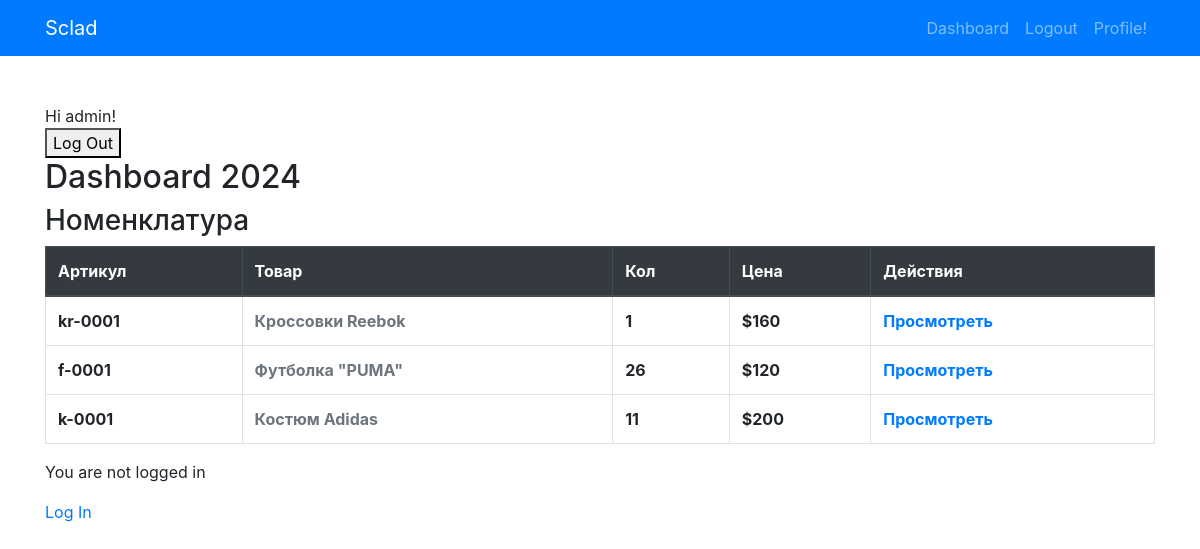
The page /sclad/ (signed in) on the database as committed earlier.
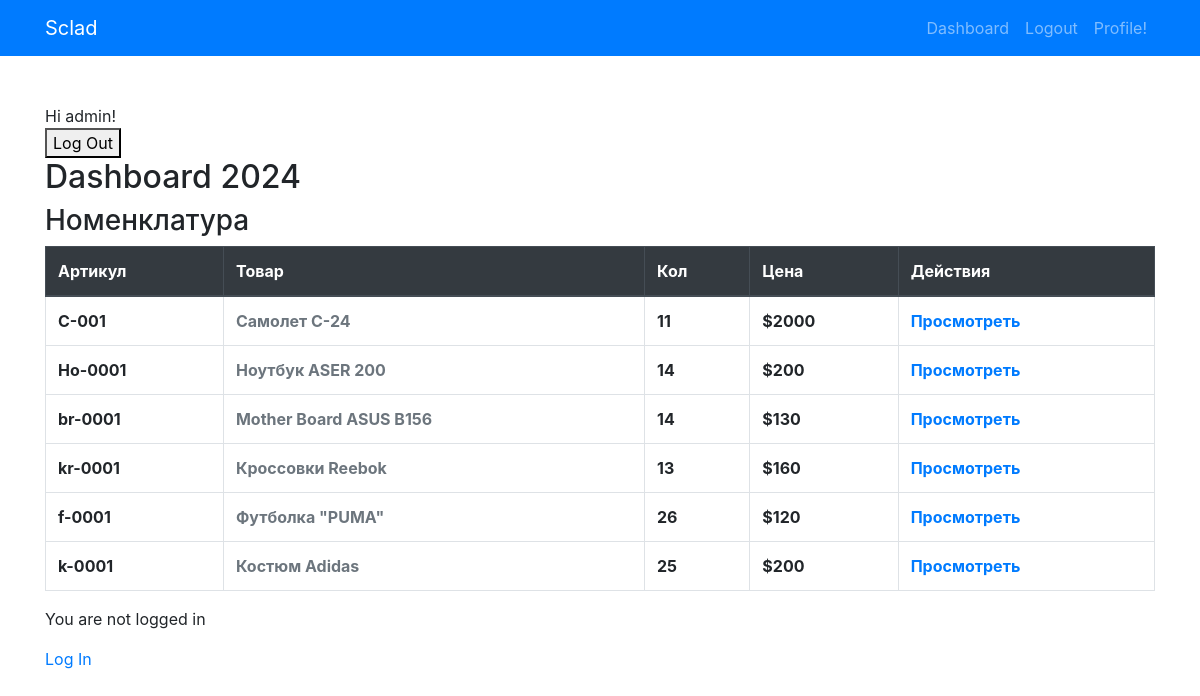
The same page on the database as committed later.
### accounts/models.py (models this page shows)
class User(AbstractUser):
    groups = models.ManyToManyField(
        'auth.Group',
        related_name='custom_user_set',
        blank=True,
        help_text='The groups this user belongs to.',
        verbose_name='groups',
    )
    user_permissions = models.ManyToManyField(
        'auth.Permission',
        related_name='custom_user_permissions',
        blank=True,
        help_text='Specific permissions for this user.',
        verbose_name='user permissions',
    )
    ROLE_CHOICES = (
        ('admin', 'Admin'),
        ('manager', 'Manager'),
        ('employee', 'Employee'),
    )
    role = models.CharField(max_length=50, choices=ROLE_CHOICES, default='employee')

### sclad/models.py (models this page shows, shortened)
class Product(models.Model):
    article_number = models.CharField(max_length=50, unique=True, null=True)
    name = models.CharField(max_length=255)
    description = models.TextField()
    purchase_price = models.DecimalField(max_digits=10, decimal_places=2)
    sell_price = models.DecimalField(max_digits=10, decimal_places=2)
    quantity = models.IntegerField()
    user = models.ForeignKey('accounts.User', on_delete=models.CASCADE)

### sclad/views.py (the view, shortened to what this page needs)
# urls.py: path('sclad/', views.dashboard, name='dashboard'),
@login_required
def dashboard(request):
    user = request.user
    products = Product.objects.all().order_by('-id')
    if user.role == 'admin':
        print("ADMIN!!!!!!!!!!!!!!!!!!!!!!!!!!!!!!!!!!!!!!!!!!!!!!!")
        recent_expenses = Expense.objects.order_by('-date', '-id')[:5]
        recent_returns = Return.objects.order_by('-return_date')[:5]
        recent_writeoffs = Writeoff.objects.order_by('-writeoff_date')[:5]
        recent_arrivals = Arrival.objects.order_by('-date','-id')[:5]
    elif user.role == 'employee':
        print("EMPLOYEE!!!!!!!!!!!!!!!!!!!!!!!!!!!!!!!!!!!!!!!!!!!!!!!")
        recent_expenses = []
        recent_returns = []
        recent_writeoffs = []
        recent_arrivals = Arrival.objects.all()[:5]
    else:
        print("ТУТ НИКОГО НЕ ДОЛЖНО БЫТЬ!!!!!!!!!!!!!!!!!!!!!!!!!!!!!!!!!!!!!!!!!!!!!!!")
        recent_expenses = []
        recent_returns = []
        recent_writeoffs = []
        recent_arrivals = []
    context = {
        'products': products,
        'recent_expenses': recent_expenses,
        'recent_returns': recent_returns,
        'recent_writeoffs': recent_writeoffs,
        'recent_arrivals': recent_arrivals
    }
    return render(request, 'sclad/dashboard.html', context)

### templates/sclad/dashboard.html (shortened to what this page needs)
{% extends 'base.html' %}
{% block content %}
{% if user.is_authenticated %}
Hi {{ user.username }}!
<form action="{% url 'accounts:logout' %}" method="post">
  <button type="submit">Log Out</button>
</form>
  <h2>Dashboard 2024</h2>
  <h3>Номенклатура</h3>
<table class="table table-bordered">
    <thead class="thead-dark">
    <tr>
      <th scope="col">Артикул</th>
      <th scope="col">Товар</th>
      <th scope="col">Кол</th>
      <th scope="col">Цена</th>
        <th scope="col">Действия</th>
    </tr>
  </thead>
    <tbody>
      {% for product in products %}
       <tr>
          <th scope="row">{{ product.article_number }}</th>
          <th scope="row" class="text-secondary">{{ product.name }}</th>
          <th scope="row">{{ product.quantity }}</th>
           <th scope="row">${{product.sell_price | floatformat:0}}</th>
           <th scope="row"><a href="{% url 'sclad:product_detail' product.id %}">Просмотреть</a></th>
       </tr>
       {% endfor %}
    </tbody>
  </table>
{% if user.role == 'admin' %}
<a href="{% url 'sclad:product_create' %}" class="btn btn-primary">Добавить продукт</a>
  <h3>Поступления</h3>
<table class="table table-bordered">
    <thead class="thead-dark">
    <tr>
      <th scope="col">Последние поступления</th>
    </tr>
  </thead>
    <tbody>
    {% for arrival in recent_arrivals %}
    <tr>
          <th scope="row"><a href="{% url 'sclad:arrival_detail' arrival.id %}"> {{ arrival }}</a></th>
    </tr>
    {% endfor %}
    </tbody>
</table>
<a href="{% url 'sclad:arrival_create' %}" class="btn btn-primary">Добавить поступление</a>
<h3>Продажи</h3>
<table class="table table-bordered">
    <thead class="thead-dark">
    <tr>
      <th scope="col">Последние продажи</th>
    </tr>
  </thead>
    <tbody>
    {% for expense in recent_expenses %}
    <tr>
          <th scope="row">
              <a href="{% url 'sclad:expense_detail' expense.id %}">
                  {{ expense }}, Сумма: ${{ expense.total_cost}}
              </a>
          </th>
    </tr>
    {% endfor %}
    </tbody>
</table>
<h3>Возвраты</h3>
<table class="table table-bordered">
    <thead class="thead-dark">
    <tr>
      <th scope="col">Последние возвраты</th>
    </tr>
  </thead>
    <tbody>
    {% for return_item in recent_returns %}
    <tr>
          <th scope="row">{{ return_item }}</th>
    </tr>
    {% endfor %}
    </tbody>
</table>
<h3>Cписания</h3>
<table class="table table-bordered">
    <thead class="thead-dark">
    <tr>
      <th scope="col">Последние списания</th>
    </tr>
  </thead>
    <tbody>
    {% for writeoff in recent_writeoffs %}
    <tr>
          <th scope="row">{{ writeoff }}</th>
    </tr>
    {% endfor %}
    </tbody>
</table>
{% else %}
<p>You are not logged in</p>
<a href="{% url 'accounts:login' %}">Log In</a>
{% endif %}
{% endif %}
{% endblock %}

### templates/base.html (shortened to what this page needs)
{% load static %}
<!DOCTYPE html>
<html lang="en">
<head>
    <link rel="stylesheet" href="https://stackpath.bootstrapcdn.com/bootstrap/4.5.2/css/bootstrap.min.css">
</head>
<body>
    <nav class="navbar navbar-expand-lg navbar-dark bg-primary">
        <div class="container">
            <a class="navbar-brand" href="{% url 'sclad:index' %}">Sclad</a>
            <div class="collapse navbar-collapse" id="navbarNav">
                <ul class="navbar-nav ml-auto">
                    {% if user.is_authenticated %}
                    <li class="nav-item">
                        <a class="nav-link" href="{% url 'sclad:dashboard' %}">Dashboard</a>
                    </li>
                        <li class="nav-item">
                            <a class="nav-link" href="{% url 'accounts:logout' %}">Logout</a>
                        </li>
                        <li class="nav-item">
                            <a class="nav-link" href="{% url 'accounts:profile' %}">Profile!</a>
                        </li>
                    {% endif %}
                </ul>
            </div>
        </div>
    </nav>
    <div class="container my-5">
        {% block content %}
        {% endblock %}
    </div>
</body>
</html>

Rows that differ between the two databases and show on the page:
added Product: article_number "С-001", name "Самолет С-24", quantity "11", sell_price "2000"
added Product: article_number "Но-0001", name "Ноутбук ASER 200", quantity "14", sell_price "200"
added Product: article_number "br-0001", name "Mother Board ASUS B156", quantity "14", sell_price "130"
changed Product "kr-0001": quantity "1" → "13"
changed Product "Костюм Adidas": quantity "11" → "25"
